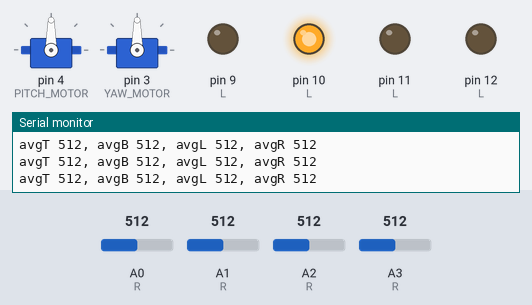
Bench run of a sketch on a simulated Arduino Uno, built with avr-gcc and run on an emulated ATmega328P. Parts: 2 × servo, output pins drawn as LEDs (lit = HIGH), the last lines printed to the serial monitor. The test bench sets the inputs (shaded band); at power-on: A0 (R) = 512, A1 (R) = 512, A2 (R) = 512, A3 (R) = 512.

Above: at 5.1 s.
5.2 s: A0 (R) set to 523
At 5.6 s:
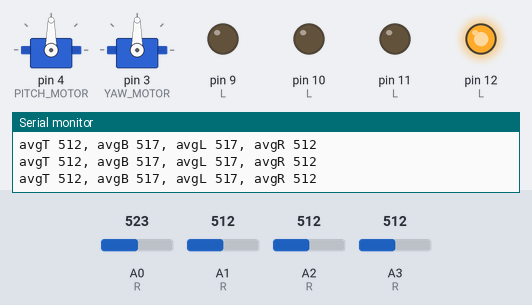
6.7 s: A1 (R) set to 529
At 7.3 s:
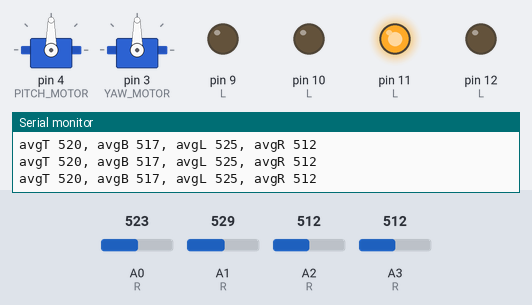
8.3 s: A2 (R) set to 521
10.7 s: A2 (R) set to 544
At 12.2 s:
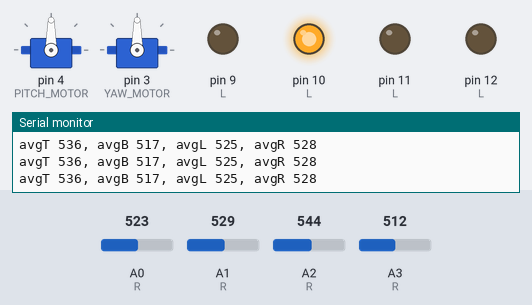
13.7 s: A3 (R) set to 716
At 14.8 s:
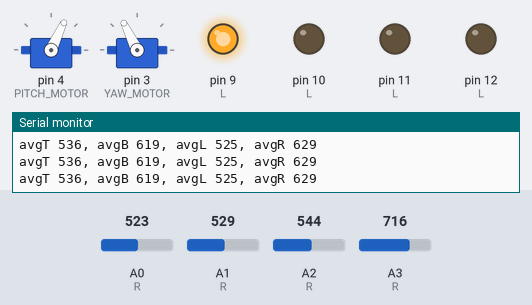
16.7 s: A1 (R) set to 716
At 18.9 s:
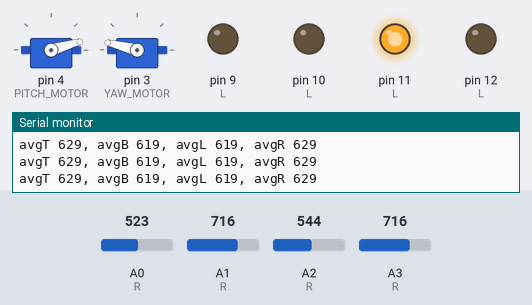
Timing chart, 0 to 20.4 s (numbered marks = the images above; inputs shaded):
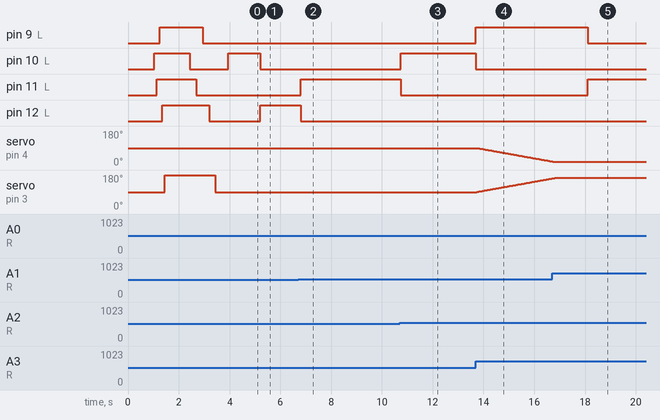

Measured:
- the behaviour switches between 512 and 513 on A0 (R) (found by bisection; images 0 and 1)
- the behaviour switches between 522 and 523 on A1 (R) (found by bisection; images 1 and 2)
- the behaviour switches between 528 and 529 on A2 (R) (found by bisection; images 2 and 3)
- after the input at 5.2 s, pin 10 (L): HIGH → LOW at once; pin 12 (L): LOW → HIGH at once
- after the input at 6.7 s, pin 11 (L): LOW → HIGH after 0.10 s; pin 12 (L): HIGH → LOW after 0.10 s
- after the input at 10.7 s, pin 10 (L): LOW → HIGH after 0.05 s; pin 11 (L): HIGH → LOW after 0.05 s
- after the input at 13.7 s, pin 9 (L): LOW → HIGH at once; pin 10 (L): HIGH → LOW at once; servo on pin 4 (PITCH_MOTOR): moves from 90° to 19° over 2.9 s, starting after 0.08 s; servo on pin 3 (YAW_MOTOR): moves from 90° to 162° over 3.0 s, starting at once
- after the input at 16.7 s, pin 9 (L): HIGH → LOW after 1.4 s; pin 11 (L): LOW → HIGH after 1.4 s; servo on pin 4 (PITCH_MOTOR): goes on until 16.8 s, then stays 16°; servo on pin 3 (YAW_MOTOR): goes on until 16.9 s, then stays 166°

The sketch:

arduino-solar-tracker.ino
```cpp
#include <Servo.h>

#define FILTER_SPEED 3.0  //For smoothness, just an averaging filter
#define INV_FILTER_SPEED 1/FILTER_SPEED //that would work
#define THRESH 30 //threshold value for the delta-amplitude for up-down and left-right photoresistor
#define NUM_PHOTORESISTORS 4 //number of photoresistors

#define PITCH_MOTOR 4 //Digital pin out Nano33 BLE  PITCH => Vertical
#define YAW_MOTOR 3 //Digital pin out Nano33 BLE    YAW => Horizontal
#define PITCH_LIMIT_HIGH 90 // using 180 degrees servomotors
#define YAW_LIMIT_HIGH 180
#define PITCH_LIMIT_LOW 0
#define YAW_LIMIT_LOW 0


void StartupSequence();

//nano 33 BLE pinout, photoresistors
//Change the analog output pins according to the board
const byte R_BL = A0;
const byte R_TL = A1;
const byte R_TR = A2;
const byte R_BR = A3;
const byte R[4] = {R_TR, R_TL, R_BR, R_BL};

////LEDs that correspond to each photoresistor/////////
//The one that gets the most light will turn on
//May leave it for final prototype
//Also change those pins according to the board
const byte L_BL = 12;
const byte L_TL = 11;
const byte L_TR = 10;
const byte L_BR = 9;
const byte L[4] = {L_TR, L_TL, L_BR, L_BL};
////////////////////////////////////////////


float readings[4];//Photoresistor readings
Servo servo_pitch;
Servo servo_yaw;
short pos_yaw;
short pos_pitch;

void setup() {
  //Debugging only, Serial will be needed to communicate with the raspberry Pi
  Serial.begin(9600);
  Serial.println("Starting");

  for (int i = 0; i < 4; ++i) {
    readings[i] = analogRead(R[i]);
    pinMode(L[i], OUTPUT);
    delay(10);
  }

  //Servos setup
  servo_pitch.attach(PITCH_MOTOR);
  servo_yaw.attach(YAW_MOTOR);

  //Initial servos position (degrees), correspond to middle
  pos_pitch = pos_yaw = 90;


  delay(1000);
  StartupSequence();
}

void loop() {

  //Find the photoresistor that receives the most light
  byte largest = 0;
  for (byte i = 0; i < 4; ++i)
  { //Low-pass filter on the readings for smoothness
    readings[i] = ( readings[i] * (FILTER_SPEED - 1.0) + ((float)analogRead(R[i]))) * INV_FILTER_SPEED;
    if (readings[i] > readings[largest])
      largest = i;
    //Serial.println(readings[i]);
    //delay(10);
  }

  //Fire up LED corresponding to most lit photoresistor
  //turning off the others
  for (byte i = 0; i < 4; ++i) {
    if (i == largest)
      digitalWrite(L[i], HIGH);
    else digitalWrite(L[i], LOW);
  }

  //find direction for servos
  int avgT = (readings[0] + readings[1]) * .5;
  int avgB = (readings[2] + readings[3]) * .5;
  int avgL = (readings[1] + readings[3]) * .5;
  int avgR = (readings[0] + readings[2]) * .5;

  int pitch_diff = avgT - avgB;
  int yaw_diff = avgR - avgL;

  //Serial plot for debugging
  //
  //    for(int i =0; i<4;++i){
  //      Serial.print(readings[i]);
  //      //Serial.print(map(readings[i],0,1023,0,3.3));
  //      Serial.print(",");
  //    }
  //    Serial.println(" ");
  //
  Serial.print("avgT ");
  Serial.print(avgT);
  Serial.print(", ");
  Serial.print("avgB ");
  Serial.print(avgB);
  Serial.print(", ");
  Serial.print("avgL ");
  Serial.print(avgL);
  Serial.print(", ");
  Serial.print("avgR ");
  Serial.println(avgR);

  //  Serial.print("pitch difference: ");
  //  Serial.print(pitch_diff);
  //  Serial.print(",");
  //  Serial.print("yaw difference: ");
  //  Serial.println(yaw_diff);


  ////////////////Move servos if needed////////////////
  //check if more light coming off one side horizontally
  if (abs(yaw_diff) > THRESH) {
    //find which side and increment servo position
    pos_yaw = yaw_diff > 0 ? ++pos_yaw : --pos_yaw;
  }

  //more light comes from above or below
  if (abs(pitch_diff) > THRESH) {
    pos_pitch = pitch_diff > 0 ? ++pos_pitch : --pos_pitch;
  }

  //////////////////Check boundaries/////////////////
  //we dont wanna destroy our tracker :) triple check before running

  //Vertically
  if (pos_pitch > PITCH_LIMIT_HIGH)
    pos_pitch = PITCH_LIMIT_HIGH;
  else if (pos_pitch < PITCH_LIMIT_LOW)
    pos_pitch = PITCH_LIMIT_LOW;

  //Horizontally
  if (pos_yaw > YAW_LIMIT_HIGH)
    pos_yaw = YAW_LIMIT_HIGH;
  else if (pos_yaw < YAW_LIMIT_LOW)
    pos_yaw = YAW_LIMIT_LOW;


  //       Serial.print("yaw ");
  //     Serial.print(pos_yaw);
  //     Serial.print(" ");
  //     Serial.print("pitch ");
  //     Serial.println(pos_pitch);
  //
  ///////////////Check whether current position is different from newly calculated position//////

  servo_yaw.read() == pos_yaw ? void() : servo_yaw.write(pos_yaw);
  servo_pitch.read() == pos_yaw ? void() : servo_pitch.write(pos_pitch);

  delay(10);
}
void StartupSequence() {

  //Turn on LEDs
  for (int i = 0; i < 4; ++i)
  {
    digitalWrite(L[i], HIGH);
    delay(100);
  }
  //Check extreme tracker positions
  servo_pitch.write(PITCH_LIMIT_HIGH);
  servo_yaw.write(YAW_LIMIT_HIGH);

  delay(1000);
  for (int i = 0; i < 4; ++i)
  {
    digitalWrite(L[i], LOW);
    delay(250);
  }

  //Set them to default position
  servo_pitch.write(pos_pitch);
  servo_yaw.write(pos_yaw);

  delay(500);

}
```
